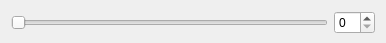
<?xml version="1.0" encoding="UTF-8"?>
<ui version="4.0">
 <class>ChangeSizeDialog</class>
 <widget class="QWidget" name="ChangeSizeDialog">
  <property name="geometry">
   <rect>
    <x>0</x>
    <y>0</y>
    <width>386</width>
    <height>36</height>
   </rect>
  </property>
  <property name="sizePolicy">
   <sizepolicy hsizetype="Preferred" vsizetype="Minimum">
    <horstretch>0</horstretch>
    <verstretch>0</verstretch>
   </sizepolicy>
  </property>
  <layout class="QHBoxLayout" name="horizontalLayout">
   <property name="bottomMargin">
    <number>9</number>
   </property>
   <item>
    <widget class="QSlider" name="slider">
     <property name="orientation">
      <enum>Qt::Orientation::Horizontal</enum>
     </property>
    </widget>
   </item>
   <item>
    <widget class="QSpinBox" name="spinBox"/>
   </item>
  </layout>
 </widget>
 <layoutdefault spacing="6" margin="11"/>
 <resources/>
 <connections>
  <connection>
   <sender>slider</sender>
   <signal>valueChanged(int)</signal>
   <receiver>spinBox</receiver>
   <slot>setValue(int)</slot>
   <hints>
    <hint type="sourcelabel">
     <x>117</x>
     <y>17</y>
    </hint>
    <hint type="destinationlabel">
     <x>257</x>
     <y>17</y>
    </hint>
   </hints>
  </connection>
  <connection>
   <sender>spinBox</sender>
   <signal>valueChanged(int)</signal>
   <receiver>slider</receiver>
   <slot>setValue(int)</slot>
   <hints>
    <hint type="sourcelabel">
     <x>257</x>
     <y>17</y>
    </hint>
    <hint type="destinationlabel">
     <x>117</x>
     <y>17</y>
    </hint>
   </hints>
  </connection>
 </connections>
</ui>
